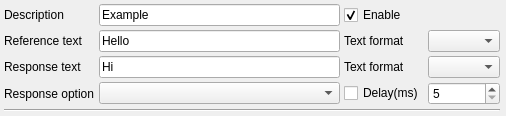
<?xml version="1.0" encoding="UTF-8"?>
<ui version="4.0">
 <class>SAKPluginAutomaticallyResponseItem</class>
 <widget class="QWidget" name="SAKPluginAutomaticallyResponseItem">
  <property name="geometry">
   <rect>
    <x>0</x>
    <y>0</y>
    <width>506</width>
    <height>103</height>
   </rect>
  </property>
  <property name="windowTitle">
   <string notr="true">Form</string>
  </property>
  <layout class="QGridLayout" name="gridLayout">
   <property name="leftMargin">
    <number>4</number>
   </property>
   <property name="topMargin">
    <number>4</number>
   </property>
   <property name="rightMargin">
    <number>6</number>
   </property>
   <property name="bottomMargin">
    <number>4</number>
   </property>
   <property name="spacing">
    <number>4</number>
   </property>
   <item row="1" column="2">
    <widget class="QLabel" name="label_5">
     <property name="text">
      <string>Text format</string>
     </property>
    </widget>
   </item>
   <item row="0" column="0">
    <widget class="QLabel" name="label">
     <property name="text">
      <string>Description</string>
     </property>
    </widget>
   </item>
   <item row="2" column="0">
    <widget class="QLabel" name="label_3">
     <property name="text">
      <string>Response text</string>
     </property>
    </widget>
   </item>
   <item row="2" column="2">
    <widget class="QLabel" name="label_6">
     <property name="text">
      <string>Text format</string>
     </property>
    </widget>
   </item>
   <item row="3" column="0">
    <widget class="QLabel" name="label_4">
     <property name="text">
      <string>Response option</string>
     </property>
    </widget>
   </item>
   <item row="3" column="1">
    <widget class="QComboBox" name="optionComboBox">
     <property name="sizePolicy">
      <sizepolicy hsizetype="Expanding" vsizetype="Fixed">
       <horstretch>0</horstretch>
       <verstretch>0</verstretch>
      </sizepolicy>
     </property>
    </widget>
   </item>
   <item row="3" column="2">
    <widget class="QCheckBox" name="delayResponseCheckBox">
     <property name="text">
      <string>Delay(ms)</string>
     </property>
    </widget>
   </item>
   <item row="1" column="1">
    <widget class="QLineEdit" name="referenceLineEdit">
     <property name="text">
      <string notr="true">Hello</string>
     </property>
    </widget>
   </item>
   <item row="1" column="3">
    <widget class="QComboBox" name="referenceDataFromatComboBox"/>
   </item>
   <item row="2" column="3">
    <widget class="QComboBox" name="responseDataFormatComboBox"/>
   </item>
   <item row="1" column="0">
    <widget class="QLabel" name="label_2">
     <property name="text">
      <string>Reference text</string>
     </property>
    </widget>
   </item>
   <item row="2" column="1">
    <widget class="QLineEdit" name="responseLineEdit">
     <property name="text">
      <string notr="true">Hi</string>
     </property>
    </widget>
   </item>
   <item row="0" column="1">
    <widget class="QLineEdit" name="descriptionLineEdit">
     <property name="minimumSize">
      <size>
       <width>0</width>
       <height>0</height>
      </size>
     </property>
     <property name="text">
      <string>Example</string>
     </property>
    </widget>
   </item>
   <item row="4" column="0" colspan="4">
    <widget class="Line" name="line">
     <property name="orientation">
      <enum>Qt::Horizontal</enum>
     </property>
    </widget>
   </item>
   <item row="0" column="2" colspan="2">
    <widget class="QCheckBox" name="enableCheckBox">
     <property name="text">
      <string>Enable</string>
     </property>
     <property name="checked">
      <bool>true</bool>
     </property>
    </widget>
   </item>
   <item row="3" column="3">
    <widget class="QSpinBox" name="delayResponseSpinBox">
     <property name="minimum">
      <number>5</number>
     </property>
    </widget>
   </item>
  </layout>
 </widget>
 <resources/>
 <connections/>
</ui>
